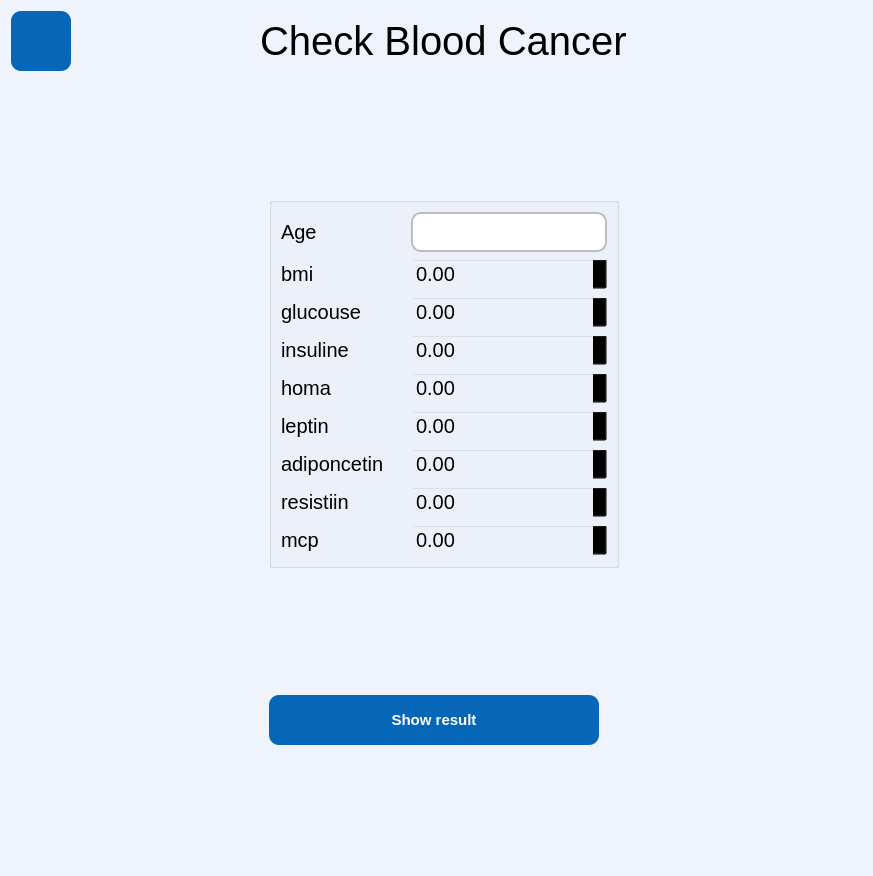
<?xml version="1.0" encoding="UTF-8"?>
<ui version="4.0">
 <class>Form</class>
 <widget class="QWidget" name="Form">
  <property name="geometry">
   <rect>
    <x>0</x>
    <y>0</y>
    <width>873</width>
    <height>876</height>
   </rect>
  </property>
  <property name="windowTitle">
   <string>Form</string>
  </property>
  <property name="styleSheet">
   <string notr="true">font-family:Ubuntu;
font-size: 20px;
background-color: rgb(239, 243, 252);</string>
  </property>
  <layout class="QGridLayout" name="gridLayout_2">
   <item row="2" column="0" colspan="2">
    <spacer name="horizontalSpacer_3">
     <property name="orientation">
      <enum>Qt::Horizontal</enum>
     </property>
     <property name="sizeHint" stdset="0">
      <size>
       <width>244</width>
       <height>20</height>
      </size>
     </property>
    </spacer>
   </item>
   <item row="0" column="2" colspan="3">
    <widget class="QLabel" name="label_2">
     <property name="styleSheet">
      <string notr="true">background-color: rgb(85, 255, 127,0);
font-size:40px</string>
     </property>
     <property name="text">
      <string>Check Blood Cancer</string>
     </property>
    </widget>
   </item>
   <item row="4" column="0" colspan="3">
    <spacer name="horizontalSpacer_5">
     <property name="orientation">
      <enum>Qt::Horizontal</enum>
     </property>
     <property name="sizeHint" stdset="0">
      <size>
       <width>301</width>
       <height>20</height>
      </size>
     </property>
    </spacer>
   </item>
   <item row="2" column="6">
    <spacer name="horizontalSpacer_4">
     <property name="orientation">
      <enum>Qt::Horizontal</enum>
     </property>
     <property name="sizeHint" stdset="0">
      <size>
       <width>40</width>
       <height>20</height>
      </size>
     </property>
    </spacer>
   </item>
   <item row="0" column="0">
    <widget class="QPushButton" name="back_btn">
     <property name="minimumSize">
      <size>
       <width>60</width>
       <height>60</height>
      </size>
     </property>
     <property name="maximumSize">
      <size>
       <width>60</width>
       <height>60</height>
      </size>
     </property>
     <property name="styleSheet">
      <string notr="true">QPushButton {
	background-color:rgba(6,103,184,255);
    color: #FFFFFF;
    padding: 2px;
    font: bold 15px;
    border-width: 6px;
    border-radius: 10px;
    border-color: #2752B8;
}
QPushButton:hover {
    background-color: #827397;
}
QPushButton:pressed{
padding-left:5px;
padding-top:5px;
background-color:rgba(2, 65, 118, 100);
background-postion:calc(100% - 10px) center;}
</string>
     </property>
     <property name="text">
      <string/>
     </property>
     <property name="icon">
      <iconset resource="app_resources.qrc">
       <normaloff>:/ICONS/icons/back-button.png</normaloff>:/ICONS/icons/back-button.png</iconset>
     </property>
     <property name="iconSize">
      <size>
       <width>30</width>
       <height>30</height>
      </size>
     </property>
     <property name="flat">
      <bool>true</bool>
     </property>
    </widget>
   </item>
   <item row="1" column="3">
    <spacer name="verticalSpacer_2">
     <property name="orientation">
      <enum>Qt::Vertical</enum>
     </property>
     <property name="sizeHint" stdset="0">
      <size>
       <width>20</width>
       <height>40</height>
      </size>
     </property>
    </spacer>
   </item>
   <item row="4" column="3">
    <widget class="QPushButton" name="show_result_btn">
     <property name="minimumSize">
      <size>
       <width>250</width>
       <height>50</height>
      </size>
     </property>
     <property name="maximumSize">
      <size>
       <width>330</width>
       <height>50</height>
      </size>
     </property>
     <property name="styleSheet">
      <string notr="true">QPushButton {
	background-color:rgba(6,103,184,255);
    color: #FFFFFF;
    padding: 2px;
    font: bold 15px;
    border-width: 6px;
    border-radius: 10px;
    border-color: #2752B8;
}
QPushButton:hover {
    background-color: #827397;
}
QPushButton:pressed{
padding-left:5px;
padding-top:5px;
background-color:rgba(2, 65, 118, 100);
background-postion:calc(100% - 10px) center;}
</string>
     </property>
     <property name="text">
      <string>Show result</string>
     </property>
    </widget>
   </item>
   <item row="5" column="3">
    <spacer name="verticalSpacer_3">
     <property name="orientation">
      <enum>Qt::Vertical</enum>
     </property>
     <property name="sizeHint" stdset="0">
      <size>
       <width>20</width>
       <height>40</height>
      </size>
     </property>
    </spacer>
   </item>
   <item row="0" column="1">
    <spacer name="horizontalSpacer">
     <property name="orientation">
      <enum>Qt::Horizontal</enum>
     </property>
     <property name="sizeHint" stdset="0">
      <size>
       <width>178</width>
       <height>20</height>
      </size>
     </property>
    </spacer>
   </item>
   <item row="0" column="5" colspan="2">
    <spacer name="horizontalSpacer_2">
     <property name="orientation">
      <enum>Qt::Horizontal</enum>
     </property>
     <property name="sizeHint" stdset="0">
      <size>
       <width>230</width>
       <height>20</height>
      </size>
     </property>
    </spacer>
   </item>
   <item row="4" column="4" colspan="3">
    <spacer name="horizontalSpacer_6">
     <property name="orientation">
      <enum>Qt::Horizontal</enum>
     </property>
     <property name="sizeHint" stdset="0">
      <size>
       <width>286</width>
       <height>20</height>
      </size>
     </property>
    </spacer>
   </item>
   <item row="3" column="3">
    <spacer name="verticalSpacer">
     <property name="orientation">
      <enum>Qt::Vertical</enum>
     </property>
     <property name="sizeHint" stdset="0">
      <size>
       <width>20</width>
       <height>63</height>
      </size>
     </property>
    </spacer>
   </item>
   <item row="2" column="3">
    <widget class="QGroupBox" name="groupBox_2">
     <property name="minimumSize">
      <size>
       <width>350</width>
       <height>0</height>
      </size>
     </property>
     <property name="maximumSize">
      <size>
       <width>350</width>
       <height>16777215</height>
      </size>
     </property>
     <property name="styleSheet">
      <string notr="true"> border-color:transparent;
background-color:transparent;</string>
     </property>
     <property name="title">
      <string/>
     </property>
     <layout class="QGridLayout" name="gridLayout">
      <item row="7" column="1">
       <widget class="QDoubleSpinBox" name="adiponcetin_sb">
        <property name="styleSheet">
         <string notr="true">  height: 32px;
  border-radius: 4px;
  border: 1px solid #959595;
  position: relative;
  text-align: center;
  font-size: 20px;
  width: 80px;
  outline: none;

  caret-color: transparent;;

QLineEdit{
border: 1px solid #ABAFB7;

}
QLineEdit:focus {
  border: 3px solid #555;
}


QLineEdit{
border: 1px solid #ABAFB7;

}
QLineEdit:focus {
  border: 3px solid #555;
}

</string>
        </property>
       </widget>
      </item>
      <item row="2" column="0">
       <widget class="QLabel" name="label_3">
        <property name="styleSheet">
         <string notr="true">background-color: rgb(255, 255, 255,0);</string>
        </property>
        <property name="text">
         <string>bmi</string>
        </property>
       </widget>
      </item>
      <item row="8" column="0">
       <widget class="QLabel" name="label_10">
        <property name="styleSheet">
         <string notr="true">background-color: rgb(255, 255, 255,0);</string>
        </property>
        <property name="text">
         <string>resistiin</string>
        </property>
       </widget>
      </item>
      <item row="4" column="1">
       <widget class="QDoubleSpinBox" name="insuline_sb">
        <property name="styleSheet">
         <string notr="true">  height: 32px;
  border-radius: 4px;
  border: 1px solid #959595;
  position: relative;
  text-align: center;
  font-size: 20px;
  width: 80px;
  outline: none;

  caret-color: transparent;;

QLineEdit{
border: 1px solid #ABAFB7;

}
QLineEdit:focus {
  border: 3px solid #555;
}


QLineEdit{
border: 1px solid #ABAFB7;

}
QLineEdit:focus {
  border: 3px solid #555;
}

</string>
        </property>
       </widget>
      </item>
      <item row="3" column="1">
       <widget class="QDoubleSpinBox" name="glucouse_sb">
        <property name="styleSheet">
         <string notr="true">  height: 32px;
  border-radius: 4px;
  border: 1px solid #959595;
  position: relative;
  text-align: center;
  font-size: 20px;
  width: 80px;
  outline: none;

  caret-color: transparent;;

QLineEdit{
border: 1px solid #ABAFB7;

}
QLineEdit:focus {
  border: 3px solid #555;
}


QLineEdit{
border: 1px solid #ABAFB7;

}
QLineEdit:focus {
  border: 3px solid #555;
}

</string>
        </property>
       </widget>
      </item>
      <item row="4" column="0">
       <widget class="QLabel" name="insuline_lin">
        <property name="styleSheet">
         <string notr="true">background-color: rgb(255, 255, 255,0);</string>
        </property>
        <property name="text">
         <string>insuline</string>
        </property>
       </widget>
      </item>
      <item row="5" column="0">
       <widget class="QLabel" name="homa_lin">
        <property name="styleSheet">
         <string notr="true">background-color: rgb(255, 255, 255,0);</string>
        </property>
        <property name="text">
         <string>homa</string>
        </property>
       </widget>
      </item>
      <item row="7" column="0">
       <widget class="QLabel" name="label_8">
        <property name="styleSheet">
         <string notr="true">background-color: rgb(255, 255, 255,0);</string>
        </property>
        <property name="text">
         <string>adiponcetin</string>
        </property>
       </widget>
      </item>
      <item row="9" column="1">
       <widget class="QDoubleSpinBox" name="mcp_sb">
        <property name="styleSheet">
         <string notr="true">  height: 32px;
  border-radius: 4px;
  border: 1px solid #959595;
  position: relative;
  text-align: center;
  font-size: 20px;
  width: 80px;
  outline: none;

  caret-color: transparent;;

QLineEdit{
border: 1px solid #ABAFB7;

}
QLineEdit:focus {
  border: 3px solid #555;
}


QLineEdit{
border: 1px solid #ABAFB7;

}
QLineEdit:focus {
  border: 3px solid #555;
}

</string>
        </property>
       </widget>
      </item>
      <item row="5" column="1">
       <widget class="QDoubleSpinBox" name="homa_sb">
        <property name="styleSheet">
         <string notr="true">  height: 32px;
  border-radius: 4px;
  border: 1px solid #959595;
  position: relative;
  text-align: center;
  font-size: 20px;
  width: 80px;
  outline: none;

  caret-color: transparent;;

QLineEdit{
border: 1px solid #ABAFB7;

}
QLineEdit:focus {
  border: 3px solid #555;
}


QLineEdit{
border: 1px solid #ABAFB7;

}
QLineEdit:focus {
  border: 3px solid #555;
}

</string>
        </property>
       </widget>
      </item>
      <item row="3" column="0">
       <widget class="QLabel" name="label_4">
        <property name="styleSheet">
         <string notr="true">background-color: rgb(255, 255, 255,0);</string>
        </property>
        <property name="text">
         <string>glucouse</string>
        </property>
       </widget>
      </item>
      <item row="8" column="1">
       <widget class="QDoubleSpinBox" name="resistiin_sb">
        <property name="styleSheet">
         <string notr="true">  height: 32px;
  border-radius: 4px;
  border: 1px solid #959595;
  position: relative;
  text-align: center;
  font-size: 20px;
  width: 80px;
  outline: none;

  caret-color: transparent;;

QLineEdit{
border: 1px solid #ABAFB7;

}
QLineEdit:focus {
  border: 3px solid #555;
}


QLineEdit{
border: 1px solid #ABAFB7;

}
QLineEdit:focus {
  border: 3px solid #555;
}

</string>
        </property>
       </widget>
      </item>
      <item row="6" column="1">
       <widget class="QDoubleSpinBox" name="leptin_sb">
        <property name="styleSheet">
         <string notr="true">  height: 32px;
  border-radius: 4px;
  border: 1px solid #959595;
  position: relative;
  text-align: center;
  font-size: 20px;
  width: 80px;
  outline: none;

  caret-color: transparent;;

QLineEdit{
border: 1px solid #ABAFB7;

}
QLineEdit:focus {
  border: 3px solid #555;
}


QLineEdit{
border: 1px solid #ABAFB7;

}
QLineEdit:focus {
  border: 3px solid #555;
}

</string>
        </property>
       </widget>
      </item>
      <item row="6" column="0">
       <widget class="QLabel" name="leptin">
        <property name="styleSheet">
         <string notr="true">background-color: rgb(255, 255, 255,0);</string>
        </property>
        <property name="text">
         <string>leptin</string>
        </property>
       </widget>
      </item>
      <item row="1" column="1">
       <widget class="QLineEdit" name="lineEdit">
        <property name="minimumSize">
         <size>
          <width>196</width>
          <height>40</height>
         </size>
        </property>
        <property name="maximumSize">
         <size>
          <width>196</width>
          <height>16777215</height>
         </size>
        </property>
        <property name="styleSheet">
         <string notr="true">border: 2px solid #bebebe ;
border-radius: 10% 10%;
padding-left:5px;
background-color: rgb(255, 255, 255);
color: rgb(18, 32, 62);</string>
        </property>
       </widget>
      </item>
      <item row="9" column="0">
       <widget class="QLabel" name="label_9">
        <property name="styleSheet">
         <string notr="true">background-color: rgb(255, 255, 255,0);</string>
        </property>
        <property name="text">
         <string>mcp</string>
        </property>
       </widget>
      </item>
      <item row="1" column="0">
       <widget class="QLabel" name="label">
        <property name="styleSheet">
         <string notr="true">background-color: rgb(255, 255, 255,0);</string>
        </property>
        <property name="text">
         <string>Age</string>
        </property>
       </widget>
      </item>
      <item row="2" column="1">
       <widget class="QDoubleSpinBox" name="bmi_sb">
        <property name="styleSheet">
         <string notr="true">  height: 32px;
  border-radius: 4px;
  border: 1px solid #959595;
  position: relative;
  text-align: center;
  font-size: 20px;
  width: 80px;
  outline: none;

  caret-color: transparent;;

QLineEdit{
border: 1px solid #ABAFB7;

}
QLineEdit:focus {
  border: 3px solid #555;
}


QLineEdit{
border: 1px solid #ABAFB7;

}
QLineEdit:focus {
  border: 3px solid #555;
}

</string>
        </property>
       </widget>
      </item>
     </layout>
    </widget>
   </item>
  </layout>
 </widget>
 <resources>
  <include location="app_resources.qrc"/>
 </resources>
 <connections/>
</ui>
